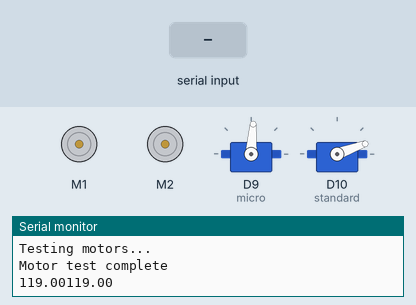
Recording of a sketch running on a simulated Arduino Nano 33 IoT. On the bench: 2 × DC motor (green arrow = forward, orange = backward, longer = faster), 2 × servo, the last lines printed to the serial monitor. The inputs (shaded band) are chosen by the test bench.

Above: at 2.2 s.
2.3 s: "forward\n" received over Serial
At 3.8 s:
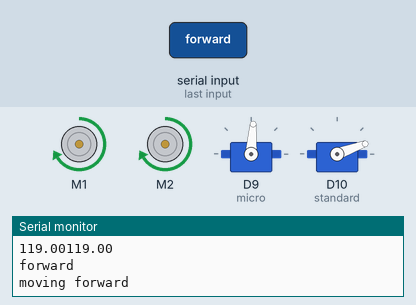
4.8 s: "backward\n" received over Serial
At 6.9 s:
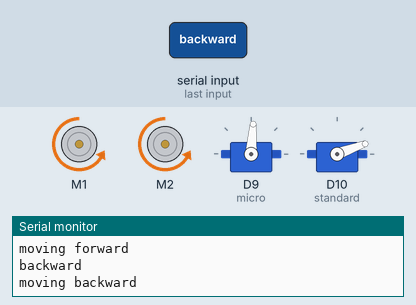
7.3 s: "right\n" received over Serial
At 8.8 s:
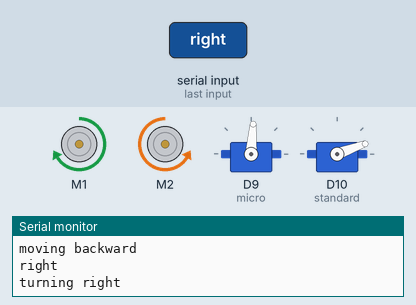
9.8 s: "left\n" received over Serial
At 11.9 s:
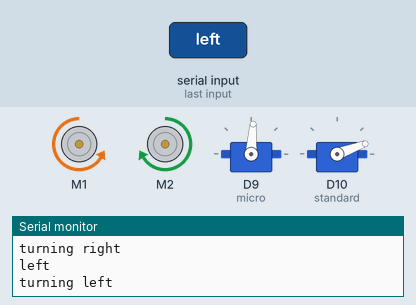
12.3 s: "plow left\n" received over Serial
At 13.8 s:
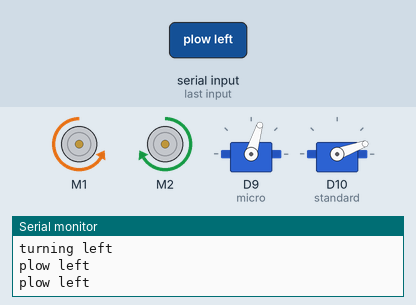
14.8 s: "forward\n" received over Serial
At 17.0 s:
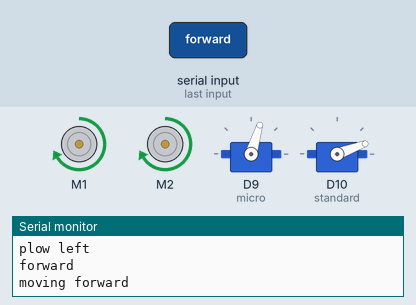
Timing chart, 0 to 18.3 s (numbered marks = the images above; inputs shaded):
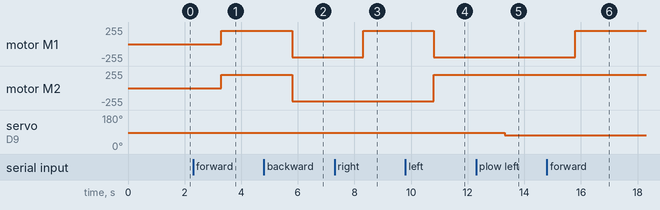

Measured:
- after the input at 2.3 s, motor M1, motor M2: stopped → forward 200/255 after 1.0 s
- after the input at 4.8 s, motor M1, motor M2: forward 200/255 → backward 200/255 after 1.0 s
- after the input at 7.3 s, motor M1: backward 200/255 → forward 200/255 after 1.0 s
- after the input at 9.8 s, motor M1: forward 200/255 → backward 200/255 after 1.0 s; motor M2: backward 200/255 → forward 200/255 after 1.0 s
- after the input at 12.3 s, servo on D9 (micro): 86° → 73° after 1.0 s
- after the input at 14.8 s, motor M1: backward 200/255 → forward 200/255 after 1.0 s

The sketch:

motorshield.ino
```cpp
//#include <SD.h>
#include  <Wire.h>
#include  <Adafruit_MotorShield.h>
#include  <Servo.h>
#include <Arduino_LSM6DS3.h>

/*
 * Created by: Daniel Kraus
 * Date: 23Feb2021
 * Note: SD card shield not installed commented out lines.
*/
// Create the motor shield object with the default I2C address
Adafruit_MotorShield AFMS = Adafruit_MotorShield();

Adafruit_DCMotor *motorL = AFMS.getMotor(1); // track motor left
Adafruit_DCMotor *motorR = AFMS.getMotor(2); // track motor right

Servo standard;  //standard high torque servo
Servo micro;     // micro high torque servo

//File plowData;   // data from plowbot to be saved

int pos = 20;    // nuetral position up/down plow
int pos2 = 86;   // nuetral position left/right plow
int offset = 13; // positional adjustment for plow
String movement;

void setup() {
  Serial.begin(9600);

  init_motorshield();
  init_LSM6DS3();
  micro.attach(9);
  standard.attach(10);

  // put servos in nuetral
  standard.write(pos);
  micro.write(pos2);
  delay(1000);
}
void init_motorshield(){
  AFMS.begin();  // create with the default frequency 1.6KHz
  //AFMS.begin(1000);  // OR with a different frequency, say 1KHz

  Serial.print("Testing motors");
  motorL->setSpeed(200);  // Set speed 0-255
  motorL->run(RELEASE);

  Serial.print(".");

  motorR->setSpeed(200);  // Set speed 0-255
  motorR->run(RELEASE);

  Serial.print(".");
  Serial.println(".");
  Serial.println("Motor test complete");
  Serial.println("\n");
}
void init_LSM6DS3(){
   if (!IMU.begin())
   {
    Serial.println("Failed to initialize IMU!");
    while (1);
   }
  Serial.print(IMU.accelerationSampleRate());
  Serial.println(IMU.gyroscopeSampleRate());
}
/*
void save_file(String action) // uncomment for saving data to file
{
  plowData = SD.open("plow_data.txt", FILE_APPEND);
  if(plowData){
    Serial.println("Initializing SD");
  else{
    Serial.println("Failed to initialize SD");
  }
  plowData.println(action + "," + "accel: " + IMU.accelerationSampleRate() + "," + "gyro: " + IMU.gyroscopeSampleRate());
  plowData.close();
}
*/
void Forward(){
  Serial.println("moving forward");
  motorL->run(FORWARD);
  motorR->run(FORWARD);
  delay(1000);
}
void Reverse(){
  Serial.println("moving backward");
  motorL->run(BACKWARD);
  motorR->run(BACKWARD);
  delay(1000);
}
void Left(){
  Serial.println("turning left");
  motorL->run(BACKWARD);
  motorR->run(FORWARD);
  delay(1000);
}
void Right(){
  Serial.println("turning right");
  motorL->run(FORWARD);
  motorR->run(BACKWARD);
  delay(1000);
}
void Stop(){
  Serial.println("Stopped moving");
  motorL->run(RELEASE);
  motorR->run(RELEASE);
  delay(100);
}
void lifter_p_up(){
  Serial.println("raising plow");
  standard.attach(10);
  standard.write(pos);
  delay(1000);
}
void lifter_p_low(){
  Serial.println("lowering plow");
  standard.detach();
  delay(1000);
}
void turn_p_L(){
  Serial.println("plow left");
  micro.write(pos2-offset);
  delay(1000);
}
void turn_p_R(){
  Serial.println("plow right");
  micro.write(pos2+offset);
  delay(1000);
}
void turn_p_C(){
  Serial.println("plow nuetral");
  micro.write(pos2);
  delay(1000);
}
void loop() {
  if(Serial.available() > 0)
  {
    String input = Serial.readStringUntil("\n");
    Serial.println(input);

    input.trim();

    if(input.equals("forward")) // move forward
    {
      movement = "move: forward";
      Forward();
    }
    else if(input.equals("backward")) // move in reverse
    {
      movement = "move: reverse";
      Reverse();
    }
    else if(input.equals("right"))  // turn right
    {
      movement = "move: right";
      Right();
    }
    else if(input.equals("left")) // turn left
    {
      movement = "move: left";
      Left();
    }
    else if(input.equals("plow up")) // raise plow
    {
      movement = "plow: up";
      lifter_p_up();
    }
    else if(input.equals("plow down"))  // lower plow
    {
      movement = "plow: down";
      lifter_p_low();
    }
    else if(input.equals("plow left")) // turn plow left
    {
      movement = "plow: left";
      turn_p_L();
    }
    else if(input.equals("plow right"))// turn plow right
    {
      movement = "plow: right";
      turn_p_R();
    }
    else if(input.equals("plow center"))// turn plow to nuetral position
    {
      movement = "plow: center";
      turn_p_C();
    }
    else
    {
      movement = "move: stop";
      Stop();
    }
    //save_file(movement);
   }
}
```
